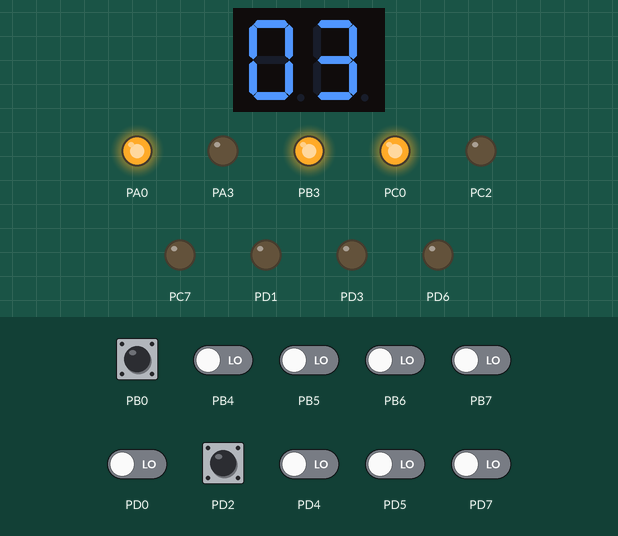
This program was run on a simulated ATmega32, built with avr-gcc and emulated at 16 MHz. Parts: 2-digit seven-segment display, output pins drawn as LEDs (lit = HIGH). Wiring (inferred from the names in the program): BCD to 7-segment decoder: data PA4, PA5, PA6, PA7; 2-digit 7-segment display, segments lit when HIGH: segments Q0, Q1, Q2, Q3, Q4, Q5, Q6; digit selects PB2, PB1. Inputs (shaded band) come from the test bench; at power-on: PB0, PD2 HIGH, PB4–7, PD0, PD4, PD5, PD7 LOW. The segment pins are drawn as the display they are named for; pins used as bus, display or sensor lines are not drawn.

Above: at 1.2 s.
1.3 s: PB0 pulled LOW for 1 s
At 3.2 s:
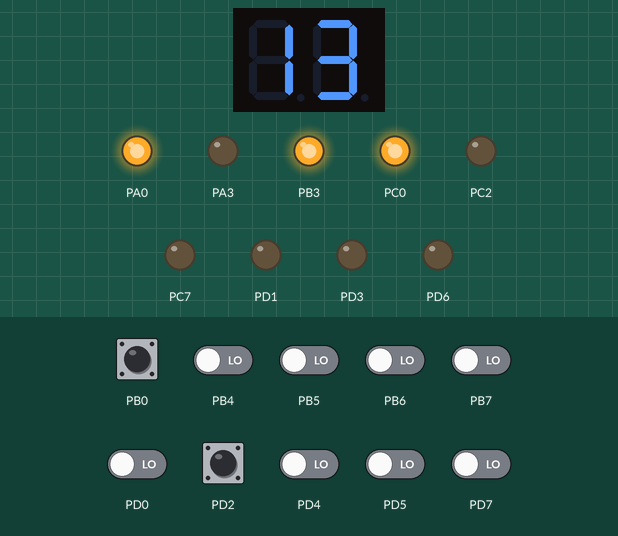
3.9 s: PB0 pulled LOW for 1 s
At 6.3 s:
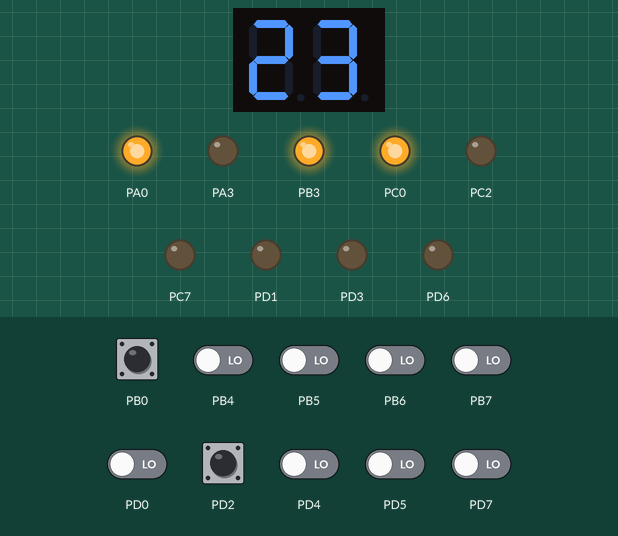
Timing chart, 0 to 7.8 s (numbered marks = the images above; inputs shaded):
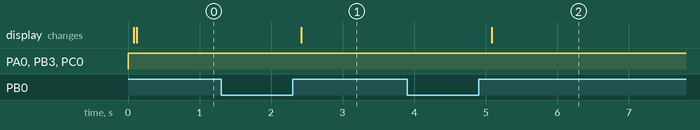

Measured:
- after the input at 1.3 s, the display: changes after 1.1 s (image 1)
- after the input at 3.9 s, the display: changes after 1.2 s (image 2)

The program:

main.c
```c
/*
 * M=main.c
 *
 *  Created on: Sep 24, 2022
 *      Author: Bassem El-Behaidy
 */
#include "stdTypes.h"
#include "errorState.h"

#include "TMU_int.h"
#include "DIO/DIO_int.h"
#include "LD/LD_int.h"
#include "Switch/Switch_int.h"
#include "SevSeg/SevSeg_int.h"

#include "TrafficLights_priv.h"
#include "TrafficLights_config.h"

u8 Global_u8OperationMode = NORMAL ;
u8 Global_u8TrafficStatus = TRAFFIC_STOP ;
u8 Global_u8CounterMaxValue = 30 ;
u8 Global_u8CounterValue = 30 ;

int
main(void)
{

	u8 SSeg_u8ActiveModule = COUNTER_UNITS ;
	u8 LampStatus[3]={ LD_u8OFF , LD_u8OFF , LD_u8OFF };

	LD_enuInit();
	Switch_enuInit();
	SevSeg_enuInit();
	TMU_vidInit();

	TMU_vidCreateTask(DisplayCounter		, &SSeg_u8ActiveModule	, 4   , 6 , 0 );
	TMU_vidCreateTask(CheckTrafficStatus 	, LampStatus			, 100 , 5 , 0 );
	TMU_vidCreateTask(RedLampStatus			, LampStatus+RED_LAMP	, 100 , 4 , 1 );
	TMU_vidCreateTask(YellowLampStatus		, LampStatus+YLW_LAMP	, 100 , 3 , 2 );
	TMU_vidCreateTask(GreenLampStatus		, LampStatus+GRN_LAMP	, 100 , 2 , 3 );
	TMU_vidCreateTask(CheckIncrementSwitch	, NULL					, 13  , 1 , 0 );
	TMU_vidCreateTask(CheckDecrementSwitch	, NULL					, 13  , 0 , 6 );

	TMU_vidStartScheduler();
}

void CheckTrafficStatus(void*p)
{
	u8 *ptr = (u8*)p;

	if( Global_u8OperationMode == NORMAL )
	{
		Global_u8CounterValue--;

		if( !Global_u8CounterValue )
		{
			Global_u8TrafficStatus = ( (Global_u8TrafficStatus == TRAFFIC_STOP)? TRAFFIC_GO : TRAFFIC_STOP ) ;
			Global_u8CounterValue = Global_u8CounterMaxValue;
		}


		if( Global_u8TrafficStatus == TRAFFIC_STOP && COUNTER_STATUS == COUNTER_HOLD )
		{
			*(ptr+RED_LAMP) = LD_u8ON ;
			*(ptr+YLW_LAMP) = LD_u8OFF ;
			*(ptr+GRN_LAMP) = LD_u8OFF ;
		}
		else if( Global_u8TrafficStatus == TRAFFIC_STOP && COUNTER_STATUS == COUNTER_STANDBY )
		{
			*(ptr+RED_LAMP) = LD_u8ON ;
			*(ptr+YLW_LAMP) = LD_u8ON ;
			*(ptr+GRN_LAMP) = LD_u8OFF ;
		}
		else if( Global_u8TrafficStatus == TRAFFIC_GO && COUNTER_STATUS == COUNTER_HOLD )
		{
			*(ptr+RED_LAMP) = LD_u8OFF ;
			*(ptr+YLW_LAMP) = LD_u8OFF ;
			*(ptr+GRN_LAMP) = LD_u8ON ;
		}
		else if( Global_u8TrafficStatus == TRAFFIC_GO && COUNTER_STATUS == COUNTER_STANDBY )
		{
			*(ptr+RED_LAMP) = LD_u8OFF ;
			*(ptr+YLW_LAMP) = LD_u8ON ;
			*(ptr+GRN_LAMP) = LD_u8OFF ;
		}
	}
	else
	{
		*(ptr+RED_LAMP) = LD_u8OFF;
		*(ptr+YLW_LAMP) = LD_u8OFF;
		*(ptr+GRN_LAMP) = LD_u8OFF;
	}
}

void CheckIncrementSwitch(void*p)
{
	u8 Local_u8SwitchValue;


		if( ES_OK == Switch_enuGetPressed( INC_SW , &Local_u8SwitchValue ) )
		{
			static u8 press = 0, hold = 0 , BounceDelay = BOUNCE_COUNTS ;
			static u16 SetupDelay = SETUP_COUNTS ;
			if ( (Local_u8SwitchValue == DIO_u8HIGH ) && press == 0 && hold == 0 )  //First press
			{
				if( Global_u8OperationMode == NORMAL )
				{
					Global_u8OperationMode = SETUP ;
				}
				else
				{
					if( Global_u8CounterMaxValue < COUNTER_MAX_LIMIT )
					{
						Global_u8CounterMaxValue++;
						press = 1 ;
					}
				}
			}
			else if ( (Local_u8SwitchValue == DIO_u8HIGH ) && press == 1 && hold == 0 ) //continued first press
			{
				hold = 1;
			}
			else if ( (Local_u8SwitchValue == DIO_u8LOW ) && press == 1 && hold == 1 ) // removed first press
			{
				BounceDelay--;
				if( !BounceDelay )
				{
					press = 0 ;
					hold = 0 ;
					BounceDelay = BOUNCE_COUNTS ;
				}
			}
			else if (	( Global_u8OperationMode == SETUP ) &&
						(Local_u8SwitchValue == DIO_u8LOW ) &&
						press == 0 		&&		hold == 0 ) // Unpress delay in Seup mode
			{
				SetupDelay--;
				if( !SetupDelay )
				{
					Global_u8TrafficStatus = TRAFFIC_STOP ;
					Global_u8OperationMode = NORMAL ;
					Global_u8CounterValue = Global_u8CounterMaxValue ;
					SetupDelay = SETUP_COUNTS ;
				}
			}

		}
}
void CheckDecrementSwitch(void*p)
{
	u8 Local_u8SwitchValue;

	if( ES_OK == Switch_enuGetPressed( DEC_SW , &Local_u8SwitchValue ) )
	{
		static u8 press = 0, hold = 0 , BounceDelay = BOUNCE_COUNTS ;
		static u16 SetupDelay = SETUP_COUNTS ;
		if ( (Local_u8SwitchValue == DIO_u8HIGH ) && press == 0 && hold == 0 )  //First press
		{
			if( Global_u8OperationMode == NORMAL )
			{
				Global_u8OperationMode = SETUP ;
			}
			else
			{
				if( Global_u8CounterMaxValue > COUNTER_MIN_LIMIT )
				{
					Global_u8CounterMaxValue--;
					press = 1 ;
				}
			}
		}
		else if ( (Local_u8SwitchValue == DIO_u8HIGH ) && press == 1 && hold == 0 ) //continued first press
		{
			hold = 1;
		}
		else if ( (Local_u8SwitchValue== DIO_u8LOW ) && press == 1 && hold == 1 ) // removed first press
		{
			BounceDelay--;
			if( !BounceDelay )
			{
				press = 0 ;
				hold = 0 ;
				BounceDelay = BOUNCE_COUNTS ;
			}
		}
		else if (	( Global_u8OperationMode == SETUP ) &&
					(Local_u8SwitchValue == DIO_u8LOW ) &&
					press == 0 		&&		hold == 0 ) // Unpress delay in Setup mode
		{
			SetupDelay--;
			if( !SetupDelay )
			{
				Global_u8TrafficStatus = TRAFFIC_STOP ;
				Global_u8OperationMode = NORMAL ;
				Global_u8CounterValue = Global_u8CounterMaxValue ;
				SetupDelay = SETUP_COUNTS ;
			}
		}

	}
}
void DisplayCounter(void *p)
{
	u8 *Local_u8ActiveModule = (u8*)p ;
	u8 Local_u8DisplayValue;

	if( Global_u8OperationMode == NORMAL )
	{
		Local_u8DisplayValue = Global_u8CounterValue ;
	}
	else
	{
		Local_u8DisplayValue = Global_u8CounterMaxValue ;
	}

	if( *Local_u8ActiveModule == COUNTER_UNITS )
	{
		SevSeg_enuModuleControl( COUNTER_TENS , MODULE_DISABLE);
		SevSeg_enuSetDigitValue( COUNTER_UNITS , ( Local_u8DisplayValue % 10 ) );
		SevSeg_enuModuleControl( COUNTER_UNITS , MODULE_ENABLE);
		*Local_u8ActiveModule = COUNTER_TENS ;
	}
	else
	{
		SevSeg_enuModuleControl( COUNTER_UNITS , MODULE_DISABLE);
		SevSeg_enuSetDigitValue( COUNTER_TENS , ( Local_u8DisplayValue / 10 ) );
		SevSeg_enuModuleControl( COUNTER_TENS , MODULE_ENABLE);
		*Local_u8ActiveModule = COUNTER_UNITS ;
	}
}
void RedLampStatus(void*p)
{
	static u8 Local_u8PrevStatus = LD_u8OFF ;

	u8 *LampStatus = p ;

	if( *LampStatus != Local_u8PrevStatus)
	{
		LD_enuSetState( RED_LD , *LampStatus );
		Local_u8PrevStatus = *LampStatus ;
	}
}
void YellowLampStatus(void*p)
{
	static u8 Local_u8PrevStatus = LD_u8OFF ;

	u8 *LampStatus = p ;

	if( *LampStatus != Local_u8PrevStatus)
	{
		LD_enuSetState( YLW_LD , *LampStatus );
		Local_u8PrevStatus = *LampStatus ;
	}
}
void GreenLampStatus(void*p)
{
	static u8 Local_u8PrevStatus = LD_u8OFF ;

	u8 *LampStatus = p ;

	if( *LampStatus != Local_u8PrevStatus)
	{
		LD_enuSetState( GRN_LD , *LampStatus );
		Local_u8PrevStatus = *LampStatus ;
	}
}
```

LD_int.h
```c
/*
 * LD_int.h
 *
 *  Created on: Aug 6, 2022
 *      Author: basse
 */

#ifndef LD_INT_H_
#define LD_INT_H_

#define LD_u8OFF	DIO_u8LOW
#define LD_u8ON		DIO_u8HIGH


#define LD_ZERO			30
#define LD_ONE			31
#define LD_TWO			32

ES_t LD_enuInit(void);

ES_t LD_enuSetState(u8 Copy_u8LD_Num , u8 Copy_u8LDSetValue);

#endif /* LD_INT_H_ */
```

LD_priv.h
```c
/*
 * LD_priv.h
 *
 *  Created on: Aug 6, 2022
 *      Author: basse
 */

#ifndef LD_PRIV_H_
#define LD_PRIV_H_

#define LD_ZERO			30
#define LD_ONE			31
#define LD_TWO			32


#endif /* LD_PRIV_H_ */
```

LD_prog.c
```c
/*
 * LD_prog.c
 *
 *  Created on: Aug 6, 2022
 *      Author: basse
 */

#include "..\stdTypes.h"
#include "..\errorState.h"

#include "..\DIO/DIO_int.h"

#include "LD_config.h"
#include "LD_priv.h"

extern u8 LD_u8LD_MaxNum;
extern LD_t LD[];


ES_t LD_enuInit(void)
{
	ES_t Local_enuErrorStatus = ES_NOK , Local_AenuStatus[2];

	for(u8 Local_u8Iter = 0; Local_u8Iter < LD_u8LD_MaxNum ; Local_u8Iter++)
	{
		Local_AenuStatus[0] = DIO_enuSetPinDirection( LD[Local_u8Iter].LD_Grp , LD[Local_u8Iter].LD_Pin , DIO_u8OUTPUT);
		Local_AenuStatus[1] = DIO_enuSetPinValue( LD[Local_u8Iter].LD_Grp , LD[Local_u8Iter].LD_Pin , LD_u8OFF);

		if(Local_AenuStatus[0] != ES_OK || Local_AenuStatus[1] != ES_OK) break;
	}

	if(Local_AenuStatus[0] == ES_OK && Local_AenuStatus[1] == ES_OK)
		Local_enuErrorStatus = ES_OK;

	return Local_enuErrorStatus;
}

ES_t LD_enuSetState(u8 Copy_u8LD_Num ,u8 Copy_u8LDSetValue)
{
	ES_t Local_enuErrorStatus = ES_NOK ;

	if( ( ( Copy_u8LD_Num -= LD_ZERO ) < LD_u8LD_MaxNum ) &&
		( Copy_u8LDSetValue == LD_u8ON || Copy_u8LDSetValue == LD_u8OFF ) )
	{
		Local_enuErrorStatus = DIO_enuSetPinValue(LD[Copy_u8LD_Num].LD_Grp , LD[Copy_u8LD_Num].LD_Pin , Copy_u8LDSetValue);
	}
	else Local_enuErrorStatus = ES_OUT_RANGE;


	return Local_enuErrorStatus;
}
```

SevSeg_int.h
```c
/*
 * SevSeg_int.h
 *
 *  Created on: Aug 9, 2022
 *      Author: basse
 */

#ifndef SEVSEG_INT_H_
#define SEVSEG_INT_H_

#define DIP_ENABLED					35
#define DIP_DISABLED				39

#define MODULE_1					11
#define MODULE_2					12

#define MODULE_DISABLE				13
#define MODULE_ENABLE				14

#define DIP_OFF						DIO_u8HIGH
#define DIP_ON						DIO_u8LOW


ES_t SevSeg_enuInit(void);
ES_t SevSeg_enuSetDigitValue(u8 Copy_u8ModuleNum , u8 Copy_u8SevSegDigitValue);
ES_t SevSeg_enuSetDIPValue(u8 Copy_u8ModuleNum ,u8 Copy_u8SevSegDIPValue);
ES_t SevSeg_enuModuleControl(u8 Copy_u8ModuleNum , u8 Copy_u8SevSegModuleStatus);
ES_t SevSeg_enuFrameDelay(u8 Copy_u8SevSegTotalModules, u8 * Copy_pu8SevSegModuleDelay);


#endif /* SEVSEG_INT_H_ */
```

SevSeg_priv.h
```c
/*
 * SevSeg_priv.h
 *
 *  Created on: Aug 9, 2022
 *      Author: basse
 */

#ifndef SEVSEG_PRIV_H_
#define SEVSEG_PRIV_H_

#define DIP_ENABLED					35
#define DIP_DISABLED				39

#define SevSeg_u8BIT_MASK			0x01

#define SevSeg_u8FRAME_DELAY		20

#define MODULE_1					11
#define MODULE_2					12

#define MODULE_DISABLE				13
#define MODULE_ENABLE				14

#define SevSeg_u8MODULE_DELAY( Copy_u8SevSegTotalModules )	 ( (SevSeg_u8FRAME_DELAY + Copy_u8SevSegTotalModules - 1) / Copy_u8SevSegTotalModules )

#endif /* SEVSEG_PRIV_H_ */
```

SevSeg_prog.c
```c
/*
 * SevSeg1_prog.c
 *
 *  Created on: Aug 9, 2022
 *      Author: basse
 */

#include "../stdTypes.h"
#include "../errorState.h"

#include "../DIO/DIO_int.h"

#include "SevSeg_priv.h"
#include "SevSeg_config.h"

extern u8 SevSeg_u8MaxModules;
extern u8 ModuleValuePins;
extern SSegModule_t SSegModule[];

ES_t SevSeg_enuInit(void)
{
	ES_t Local_enuErrorState = ES_NOK;

	for( u8 Local_u8Counter = 0 ; Local_u8Counter <= SevSeg_u8MaxModules ; Local_u8Counter++)
	{
		for( u8 Local_u8PinNum = 0 ; Local_u8PinNum < ModuleValuePins ; Local_u8PinNum++ )
		{
			if( 	ES_OK == DIO_enuSetPinDirection(	SSegModule[Local_u8Counter].Value_Conf[Local_u8PinNum].InputGrp ,
														SSegModule[Local_u8Counter].Value_Conf[Local_u8PinNum].InputPin , DIO_u8OUTPUT) )
			Local_enuErrorState = DIO_enuSetPinValue(	SSegModule[Local_u8Counter].Value_Conf[Local_u8PinNum].InputGrp ,
														SSegModule[Local_u8Counter].Value_Conf[Local_u8PinNum].InputPin , SEGMENT_OFF );
			if( Local_enuErrorState != ES_OK) break;
		}
		if( Local_enuErrorState == ES_OK)
		{
			if( 	ES_OK == DIO_enuSetPinDirection(	SSegModule[Local_u8Counter].DIP_Conf.InputGrp ,
														SSegModule[Local_u8Counter].DIP_Conf.InputPin , DIO_u8OUTPUT) )
			Local_enuErrorState = DIO_enuSetPinValue(	SSegModule[Local_u8Counter].DIP_Conf.InputGrp ,
														SSegModule[Local_u8Counter].DIP_Conf.InputPin , DIP_OFF );
		}
		if( Local_enuErrorState == ES_OK)
		{
			if( 	ES_OK == DIO_enuSetPinDirection(	SSegModule[Local_u8Counter].Enable_Conf.InputGrp ,
														SSegModule[Local_u8Counter].Enable_Conf.InputPin , DIO_u8OUTPUT) )
			Local_enuErrorState = DIO_enuSetPinValue(	SSegModule[Local_u8Counter].Enable_Conf.InputGrp ,
														SSegModule[Local_u8Counter].Enable_Conf.InputPin , MOD_EN_ON );
		}
		if( Local_enuErrorState != ES_OK) break;
	}

	return Local_enuErrorState ;//DONE
}
ES_t SevSeg_enuSetDigitValue(u8 Copy_u8ModuleNum , u8 Copy_u8SevSegDigitValue)
{
	ES_t Local_enuErrorState=ES_NOK ;

	if( ( (Copy_u8ModuleNum - MODULE_1) < SevSeg_u8MaxModules ) &&	( Copy_u8SevSegDigitValue < DIGIT_BASE ) )
	{
		Copy_u8ModuleNum -= (u8)MODULE_1;
		u8 Local_u8BitValue;
		for( u8 Local_u8Counter = 0 ; Local_u8Counter < ModuleValuePins ; Local_u8Counter++ )
		{
			Local_u8BitValue = (((Copy_u8SevSegDigitValue >> Local_u8Counter ) & SevSeg_u8BIT_MASK )? SEGMENT_ON : SEGMENT_OFF );
			Local_enuErrorState = DIO_enuSetPinValue(	SSegModule[Copy_u8ModuleNum].Value_Conf[Local_u8Counter].InputGrp ,
														SSegModule[Copy_u8ModuleNum].Value_Conf[Local_u8Counter].InputPin ,
														Local_u8BitValue );
			if( Local_enuErrorState != ES_OK) break;
		}
	}
	else Local_enuErrorState = ES_OUT_RANGE;


	return Local_enuErrorState ;//DONE
}

ES_t SevSeg_enuSetDIPValue(u8 Copy_u8ModuleNum ,u8 Copy_u8SevSegDIPValue)
{
	ES_t Local_enuErrorState=ES_NOK;

	if( ( (Copy_u8ModuleNum - MODULE_1) < SevSeg_u8MaxModules ) &&
		( Copy_u8SevSegDIPValue == DIP_ON ||Copy_u8SevSegDIPValue == DIP_OFF ) )
	{
		Copy_u8ModuleNum -= (u8)MODULE_1;
		Local_enuErrorState = DIO_enuSetPinValue(	SSegModule[Copy_u8ModuleNum].DIP_Conf.InputGrp ,
													SSegModule[Copy_u8ModuleNum].DIP_Conf.InputPin , Copy_u8SevSegDIPValue );
	}
	else Local_enuErrorState = ES_OUT_RANGE;

	return Local_enuErrorState ;//DONE
}

ES_t SevSeg_enuFrameDelay(u8 Copy_u8SevSegTotalModules, u8 *Copy_pu8SevSegModuleDelay)
{
	ES_t Local_enuErrorState=ES_NOK;

	if(Copy_u8SevSegTotalModules <= SevSeg_u8MaxModules)
	{
		*Copy_pu8SevSegModuleDelay = SevSeg_u8MODULE_DELAY( Copy_u8SevSegTotalModules );

		Local_enuErrorState=ES_OK;
	}
	else Local_enuErrorState = ES_OUT_RANGE;

	return Local_enuErrorState ;//DONE
}

ES_t SevSeg_enuModuleControl(u8 Copy_u8ModuleNum , u8 Copy_u8ModuleStatus)
{
	ES_t Local_enuErrorState=ES_NOK;

	if( ( Copy_u8ModuleStatus == MODULE_DISABLE || Copy_u8ModuleStatus == MODULE_ENABLE ) &&
		( Copy_u8ModuleNum - MODULE_1 < SevSeg_u8MaxModules ) )
	{
		Copy_u8ModuleNum -= (u8)MODULE_1;
		u8 Local_u8ModuleStatus = ( Copy_u8ModuleStatus == MODULE_ENABLE ? MOD_EN_ON : MOD_EN_OFF );
		Local_enuErrorState = DIO_enuSetPinValue(	SSegModule[Copy_u8ModuleNum].Enable_Conf.InputGrp ,
													SSegModule[Copy_u8ModuleNum].Enable_Conf.InputPin ,
													Local_u8ModuleStatus );
	}
	else	Local_enuErrorState = ES_OUT_RANGE;

	return Local_enuErrorState ;//DONE
}
```

Switch_int.h
```c
/*
 * Switch_int.h
 *
 *  Created on: Aug 6, 2022
 *      Author: Ahmed El-Gaafrawy
 */

#ifndef SWITCH_INT_H_
#define SWITCH_INT_H_

#define SW_ZERO					201
#define SW_ONE					202
#define SW_TWO					203


ES_t Switch_enuInit(void);

ES_t Switch_enuGetPressed (u8 Copy_u8SwitchNum ,u8 *Copy_pu8SwitchValue );

#endif /* SWITCH_INT_H_ */
```

Switch_priv.h
```c
/*
 * Switch_priv.h
 *
 *  Created on: Aug 6, 2022
 *      Author: Ahmed El-Gaafrawy
 */

#ifndef SWITCH_PRIV_H_
#define SWITCH_PRIV_H_

#define SWITCH_BOUNCE_DELAY		10

#define SWITCH_ZERO				201
#define SWITCH_ONE				202
#define SWITCH_TWO				203


#endif /* SWITCH_PRIV_H_ */
```

Switch_prog.c
```c
/*
 * Sw_One_prog.c
 *
 *  Created on: Aug 6, 2022
 *      Author: Ahmed El-Gaafrawy
 */
#include <util/delay.h>
#include "../stdTypes.h"
#include "../errorState.h"

#include "../DIO/DIO_int.h"

#include "Switch_config.h"
#include "Switch_priv.h"

extern u8 Switch_u8SwitchesMaxNum ;
extern Switch_t Switch[];


ES_t Switch_enuInit(void)
{
	ES_t Local_enuErrorState = ES_NOK , Local_enuAerror[2];

	for(u8 Local_u8Iter;Local_u8Iter < Switch_u8SwitchesMaxNum ;Local_u8Iter++)
	{
		Local_enuAerror[0] = DIO_enuSetPinDirection	(Switch[Local_u8Iter].sw_Grp , Switch[Local_u8Iter].sw_Pin , DIO_u8INPUT);
		Local_enuAerror[1] = DIO_enuSetPinValue		(Switch[Local_u8Iter].sw_Grp , Switch[Local_u8Iter].sw_Pin , Switch[Local_u8Iter].sw_State);

		if (Local_enuAerror[0] != ES_OK || Local_enuAerror[1] != ES_OK) break;
	}

	if (Local_enuAerror[0] == ES_OK && Local_enuAerror[1] == ES_OK)
		Local_enuErrorState = ES_OK;

	return Local_enuErrorState ;
}

ES_t Switch_enuGetPressed (u8 Copy_u8SwitchNum ,u8 *Copy_pu8SwitchValue)
{
	ES_t Local_enuErrorState = ES_NOK;


	if( (Copy_u8SwitchNum -= SWITCH_ZERO) < Switch_u8SwitchesMaxNum )
	{
		Local_enuErrorState =  DIO_enuGetPinValue(Switch[Copy_u8SwitchNum].sw_Grp , Switch[Copy_u8SwitchNum].sw_Pin , Copy_pu8SwitchValue ) ;
	}
	else Local_enuErrorState = ES_OUT_RANGE ;

	return Local_enuErrorState ;
}
```

TMU_int.h
```c
/*
 * TMU_int.h
 *
 *  Created on: Sep 24, 2022
 *      Author: Bassem El-Behaidy
 */

#ifndef TMU_INT_H_
#define TMU_INT_H_

void TMU_vidInit(void);

void TMU_vidCreateTask(void(*Copy_pFunAppFun)(void*) , void * Copy_pvidParameter, u16 Copy_u16Periodicity , u8 Copy_u8Priority , u8 Copy_u8Offset);

void TMU_vidStartScheduler(void);

void TMU_vidDeleteTask(u8 Copy_u8Priority);

void TMU_vidPauseTask(u8 Copy_u8Priority);

void TMU_vidResumeTask(u8 Copy_u8Priority);


#endif /* TMU_INT_H_ */
```

TMU_priv.h
```c
/*
 * TMU_priv.h
 *
 *  Created on: Sep 24, 2022
 *      Author: Bassem El-Behaidy
 */

#ifndef TMU_PRIV_H_
#define TMU_PRIV_H_

#define TIMER0  		90
#define TIMER1 			78
#define TIMER2 			67

#define READY 			23
#define PAUSED			56
#define KILLED			17

typedef struct
{
	void(*pFun)(void*);
	void * parameter;
	u16 Periodicity;
	u8 state;
	u8 offset;
}TCB_t;


/*TIMSK*/
#define TIMSK	*((volatile u8*) 0x59)

/*TIFR*/
#define TIFR	*((volatile u8*) 0x58)

/*TCCR*/
#define TCCR0	*((volatile u8*) 0x53)
#define TCCR1A	*((volatile u8*) 0x4f)
#define TCCR1B	*((volatile u8*) 0x4e)
#define TCCR2	*((volatile u8*) 0x45)

/*TCNT*/
#define TCNT0	*((volatile u8*) 0x52)

#define TCNT1H	*((volatile u8*) 0x4d)
#define TCNT1L	*((volatile u8*) 0x4c)

#define TCNT1	*((volatile u16*) 0x4c)

#define TCNT2	*((volatile u8*) 0x44)

/*OCR*/
#define OCR0	*((volatile u8*) 0x5c)
#define OCR1AH	*((volatile u8*) 0x4b)
#define OCR1AL	*((volatile u8*) 0x4a)

#define OCR1A	*((volatile u16*) 0x4a)

#define OCR1BH	*((volatile u8*) 0x49)
#define OCR1BL	*((volatile u8*) 0x48)

#define OCR1B	*((volatile u16*) 0x48)

#define OCR2	*((volatile u8*) 0x43)


#endif /* TMU_PRIV_H_ */
```

TrafficLights_priv.h
```c
/*
 * TrafficLights_priv.h
 *
 *  Created on: Sep 28, 2022
 *      Author: basse
 */

#ifndef TRAFFICLIGHTS_PRIV_H_
#define TRAFFICLIGHTS_PRIV_H_

#define NORMAL				5
#define SETUP				9

#define TRAFFIC_STOP		12
#define TRAFFIC_GO			16

#define COUNTER_HOLD		25
#define COUNTER_STANDBY		28

#define COUNTER_STATUS		( (Global_u8CounterValue > 3 )? COUNTER_HOLD : COUNTER_STANDBY )

#define RED_LAMP			0
#define YLW_LAMP			1
#define GRN_LAMP			2

#define BOUNCE_COUNTS		5
#define SETUP_COUNTS		50
//#define BLINK_COUNTS		1


void DisplayCounter(void*p);
void CheckTrafficStatus(void*p);
void RedLampStatus(void*p);
void YellowLampStatus(void*p);
void GreenLampStatus(void*p);
void CheckIncrementSwitch(void*p);
void CheckDecrementSwitch(void*p);

#endif /* TRAFFICLIGHTS_PRIV_H_ */
```

Source omitted: TMU_prog.c (4596 bytes), errorState.h (234 bytes), LD_config.c (377 bytes), LD_config.h (881 bytes), SevSeg_config.c (1604 bytes), SevSeg_config.h (2470 bytes), Switch_config.c (492 bytes), Switch_config.h (597 bytes), TMU_config.h (487 bytes), TrafficLights_config.h (432 bytes), DIO_config.h (163 bytes), DIO_int.h (999 bytes) and 3 more
